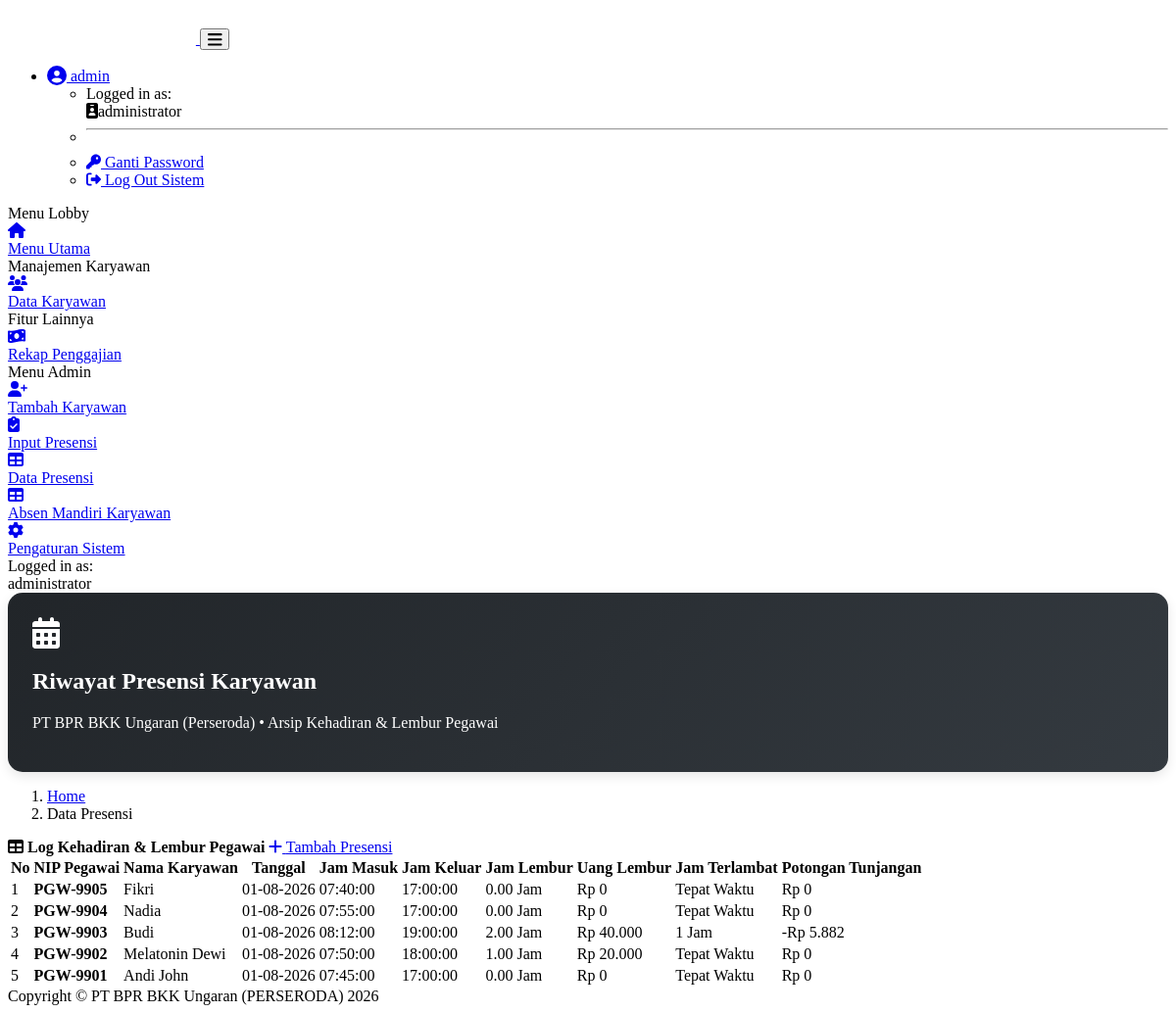
Screenshot of /lihat_presensi.php (signed in) with the database file from the repository.
### tables this page shows
CREATE TABLE `presensi` (
  `id` int(11) NOT NULL,
  `nip_pegawai` varchar(50) DEFAULT NULL,
  `nama_pegawai` varchar(100) DEFAULT NULL,
  `tanggal` date NOT NULL,
  `jam_masuk` time DEFAULT NULL,
  `jam_keluar` time DEFAULT NULL,
  `jam_lembur` decimal(5,2) DEFAULT 0.00,
  `uang_lembur` decimal(12,2) DEFAULT 0.00,
  `keterangan` varchar(100) DEFAULT NULL,
  `jam_terlambat` decimal(5,2) DEFAULT 0.00,
  `potongan_tunjangan` int(11) DEFAULT 0
);

### lihat_presensi.php (the view, shortened to what this page needs)
<?php
require 'function.php';
$username = $_SESSION['username'];
?>
<!DOCTYPE html>
<html lang="en">
<head>
    <link href="https://cdn.jsdelivr.net/npm/simple-datatables@7.1.2/dist/style.min.css" rel="stylesheet" />
    <link href="https://cdn.jsdelivr.net/npm/startbootstrap-sb-admin@7.0.7/dist/css/styles.css" rel="stylesheet" />
</head>
<body class="sb-nav-fixed">
<nav class="sb-topnav navbar navbar-expand navbar-dark bg-dark shadow-sm">
    <a class="navbar-brand ps-3 d-flex align-items-center" href="index.php" style="height: 56px;">
        <span class="brand-title" style="line-height: 1.2;">
            <strong style="color: #ffffff;">Sistem Data Karyawan</strong>
            <br>
            <span class="text-muted" style="font-size: 0.78rem; opacity: 0.85; letter-spacing: 0.2px;">
            </span>
        </span>
    </a>
    <button class="btn btn-link btn-sm order-1 order-lg-0 me-4 me-lg-0 text-white opacity-75" id="sidebarToggle" href="#!">
        <i class="fas fa-bars fa-lg"></i>
    </button>
    <ul class="navbar-nav ms-auto ms-md-0 me-3 me-lg-4">
        <li class="nav-item dropdown">
            <a class="nav-link dropdown-toggle d-flex align-items-center bg-secondary bg-opacity-25 px-3 py-1 rounded-pill text-white" id="navbarDropdown" href="#" role="button" data-bs-toggle="dropdown" aria-expanded="false">
                <i class="fas fa-user-circle fa-lg me-2 text-warning"></i>
                <span class="d-none d-sm-inline-block small fw-bold text-uppercase tracking-wider">
                    <?= htmlspecialchars($_SESSION['role']); ?>
                </span>
            </a>
            <ul class="dropdown-menu dropdown-menu-end shadow border-0 mt-2" aria-labelledby="navbarDropdown" style="border-radius: 8px;">
                <li class="px-3 py-2 bg-light rounded-top">
                    <div class="text-muted small">Logged in as:</div>
                    <div class="fw-bold text-dark text-truncate" style="max-width: 160px;">
                        <i class="fas fa-id-badge me-1 text-primary"></i><?= htmlspecialchars($username); ?>
                    </div>
                </li>
                <li><hr class="dropdown-divider my-1"></li>
                <li>
                    <a class="dropdown-item py-2 small" href="ganti_password.php">
                        <i class="fas fa-key text-muted me-2" style="width: 15px;"></i> Ganti Password
                    </a>
                </li>
                <li>
                    <a class="dropdown-item py-2 small text-danger fw-bold" href="logout.php" onclick="return confirm('Apakah Anda yakin ingin keluar dari sistem?');">
                        <i class="fas fa-sign-out-alt me-2" style="width: 15px;"></i> Log Out Sistem
                    </a>
                </li>
            </ul>
        </li>
    </ul>
</nav>
    <div id="layoutSidenav">
        <div id="layoutSidenav_nav">
            <nav class="sb-sidenav accordion sb-sidenav-dark" id="sidenavAccordion">
                <div class="sb-sidenav-menu">
                    <div class="nav">
                        <div class="sb-sidenav-menu-heading">Menu Lobby</div>
                        <a class="nav-link" href="index.php">
                            <div class="sb-nav-link-icon"><i class="fas fa-home"></i></div> Menu Utama
                        </a>
                        <div class="sb-sidenav-menu-heading">Manajemen Karyawan</div>
                        <a class="nav-link" href="data_karyawan.php">
                            <div class="sb-nav-link-icon"><i class="fas fa-users"></i></div> Data Karyawan
                        </a>
                        <div class="sb-sidenav-menu-heading">Fitur Lainnya</div>
                        <a class="nav-link" href="rekap_penggajian.php">
                            <div class="sb-nav-link-icon"><i class="fas fa-money-bill-wave"></i></div> Rekap Penggajian
                        </a>
                        <?php if($_SESSION['role'] == 'admin'){ ?>
                        <div class="sb-sidenav-menu-heading">Menu Admin</div>
                        <a class="nav-link" href="tambah_karyawan.php">
                            <div class="sb-nav-link-icon"><i class="fas fa-user-plus"></i></div> Tambah Karyawan
                        </a>
                        <a class="nav-link" href="presensi.php">
                            <div class="sb-nav-link-icon"><i class="fas fa-clipboard-check"></i></div> Input Presensi
                        </a>
                        <a class="nav-link active" href="lihat_presensi.php">
                            <div class="sb-nav-link-icon"><i class="fas fa-table"></i></div> Data Presensi
                        </a>
                        <a class="nav-link" href="absen_karyawan.php">
                            <div class="sb-nav-link-icon"><i class="fas fa-table"></i></div> Absen Mandiri Karyawan
                        </a>
                        <a class="nav-link" href="menu_pengaturan.php">
                            <div class="sb-nav-link-icon"><i class="fas fa-cog"></i></div> Pengaturan Sistem
                        </a>
                        <?php } ?>
                    </div>
                </div>
                <div class="sb-sidenav-footer">
                    <div class="small">Logged in as:</div>
                    <?= htmlspecialchars($username); ?>
                </div>
            </nav>
        </div>
        <div id="layoutSidenav_content">
            <main>
                <div class="container-fluid px-4 pt-4">
                    <div class="page-header-box d-flex align-items-center mb-4">
                        <div class="p-3 bg-primary bg-opacity-10 rounded-3 text-warning me-3">
                            <i class="fas fa-calendar-alt fa-2x"></i>
                        </div>
                        <div>
                            <h2 class="fw-bold mb-0 text-white">Riwayat Presensi Karyawan</h2>
                            <p class="text-white-50 mb-0 small">PT BPR BKK Ungaran (Perseroda) &bull; Arsip Kehadiran & Lembur Pegawai</p>
                        </div>
                    </div>
                    <ol class="breadcrumb mb-4">
                        <li class="breadcrumb-item"><a href="index.php">Home</a></li>
                        <li class="breadcrumb-item active">Data Presensi</li>
                    </ol>
                    <div class="card mb-4 shadow-sm">
                        <div class="card-header bg-dark text-white d-flex align-items-center">
                            <i class="fas fa-table me-2"></i>
                            <strong class="me-auto">Log Kehadiran & Lembur Pegawai</strong>
                            <?php if($_SESSION['role'] == 'admin') { ?>
                                <a href="presensi.php" class="btn btn-sm btn-primary"><i class="fas fa-plus me-1"></i> Tambah Presensi</a>
                            <?php } ?>
                        </div>
                        <div class="card-body">
                            <div class="table-responsive">
                                <table id="datatablesSimple" class="table table-bordered table-hover table-striped align-middle text-nowrap">
                                    <thead class="table-light">
                                        <tr>
                                            <th>No</th>
                                            <th>NIP Pegawai</th>
                                            <th>Nama Karyawan</th>
                                            <th>Tanggal</th>
                                            <th>Jam Masuk</th>
                                            <th>Jam Keluar</th>
                                            <th>Jam Lembur</th>
                                            <th>Uang Lembur</th>
                                            <th>Jam Terlambat</th>
                                            <th>Potongan Tunjangan</th>
                                        </tr>
                                    </thead>
                                    <tbody>
                                        <?php
                                        $query_log = "SELECT * FROM presensi ORDER BY tanggal DESC, id DESC";
                                        $run_log = mysqli_query($conn, $query_log);
                                        $no = 1;
                                        while ($row = mysqli_fetch_array($run_log)) {
                                            $nip_pegawai = $row['nip_pegawai'];
                                            $nama_pegawai = $row['nama_pegawai'] ?: 'Pegawai';
                                            $tanggal = date('d-m-Y', strtotime($row['tanggal']));
                                            $jam_masuk = $row['jam_masuk'];
                                            $jam_keluar = $row['jam_keluar'];
                                            $jam_lembur = $row['jam_lembur'];
                                            $uang_lembur = number_format($row['uang_lembur'], 0, ',', '.');
                                            $jam_terlambat = $row['jam_terlambat'];
                                            $potongan_tunjangan = number_format($row['potongan_tunjangan'], 0, ',', '.');
                                        ?>
                                            <tr>
                                                <td><?= $no++; ?></td>
                                                <td><strong><?= htmlspecialchars($nip_pegawai); ?></strong></td>
                                                <td><?= htmlspecialchars($nama_pegawai); ?></td>
                                                <td><?= $tanggal; ?></td>
                                                <td><span class="badge bg-success"><?= $jam_masuk; ?></span></td>
                                                <td><span class="badge bg-danger"><?= $jam_keluar; ?></span></td>
                                                <td><?= $jam_lembur; ?> Jam</td>
                                                <td>Rp <?= $uang_lembur; ?></td>
                                                <td>
                                                    <?php
                                                    $angka_telat = floatval($jam_terlambat);
                                                    $class_warna = ($angka_telat > 0) ? 'text-danger fw-bold' : 'text-muted';
                                                    $teks_tampil = ($angka_telat > 0) ? $angka_telat . ' Jam' : 'Tepat Waktu';
                                                    ?>
                                                    <span class="<?= $class_warna; ?>"><?= $teks_tampil; ?></span>
                                                </td>
                                                <td>
                                                    <?php if($row['potongan_tunjangan'] > 0) { ?>
                                                        <span class="text-danger">-Rp <?= $potongan_tunjangan; ?></span>
                                                    <?php } else { ?>
                                                        <span class="text-success">Rp 0</span>
                                                    <?php } ?>
                                                </td>
                                            </tr>
                                        <?php } ?>
                                    </tbody>
                                </table>
                            </div>
                        </div>
                    </div>
                </div>
            </main>
            <footer class="py-4 bg-light mt-auto">
                <div class="container-fluid px-4">
                    <div class="d-flex align-items-center justify-content-between small">
                        <div class="text-muted">Copyright &copy; PT BPR BKK Ungaran (PERSERODA) 2026</div>
                    </div>
                </div>
            </footer>
        </div>
    </div>
</body>
</html>

### lihat_presensi.php (style rules this page uses)
.brand-title { font-size: 1.05rem; line-height: 1.2; color: #ffffff; display: inline-block; }
.brand-title strong { font-size: 1.15rem; letter-spacing: 0.5px; color: #ffffff; text-shadow: 0px 0px 6px rgba(255, 255, 255, 0.45); }
.page-header-box { background: linear-gradient(135deg, #212529, #343a40); color: white; padding: 25px; border-radius: 15px; box-shadow: 0 4px 12px rgba(0,0,0,0.1); }

### rows the page displays
presensi: nip_pegawai "PGW-9905", nama_pegawai "Fikri", tanggal "01-08-2026", jam_masuk "07:40:00", jam_keluar "17:00:00", jam_lembur "0.00", uang_lembur "0", jam_terlambat "Tepat Waktu", potongan_tunjangan "Rp 0"
presensi: nip_pegawai "PGW-9904", nama_pegawai "Nadia", tanggal "01-08-2026", jam_masuk "07:55:00", jam_keluar "17:00:00", jam_lembur "0.00", uang_lembur "0", jam_terlambat "Tepat Waktu", potongan_tunjangan "Rp 0"
presensi: nip_pegawai "PGW-9903", nama_pegawai "Budi", tanggal "01-08-2026", jam_masuk "08:12:00", jam_keluar "19:00:00", jam_lembur "2.00", uang_lembur "40.000", jam_terlambat "1 Jam", potongan_tunjangan "5.882"
presensi: nip_pegawai "PGW-9902", nama_pegawai "Melatonin Dewi", tanggal "01-08-2026", jam_masuk "07:50:00", jam_keluar "18:00:00", jam_lembur "1.00", uang_lembur "20.000", jam_terlambat "Tepat Waktu", potongan_tunjangan "Rp 0"
presensi: nip_pegawai "PGW-9901", nama_pegawai "Andi John", tanggal "01-08-2026", jam_masuk "07:45:00", jam_keluar "17:00:00", jam_lembur "0.00", uang_lembur "0", jam_terlambat "Tepat Waktu", potongan_tunjangan "Rp 0"

### other values shown
$_SESSION['role'] "admin"
$username "administrator"
